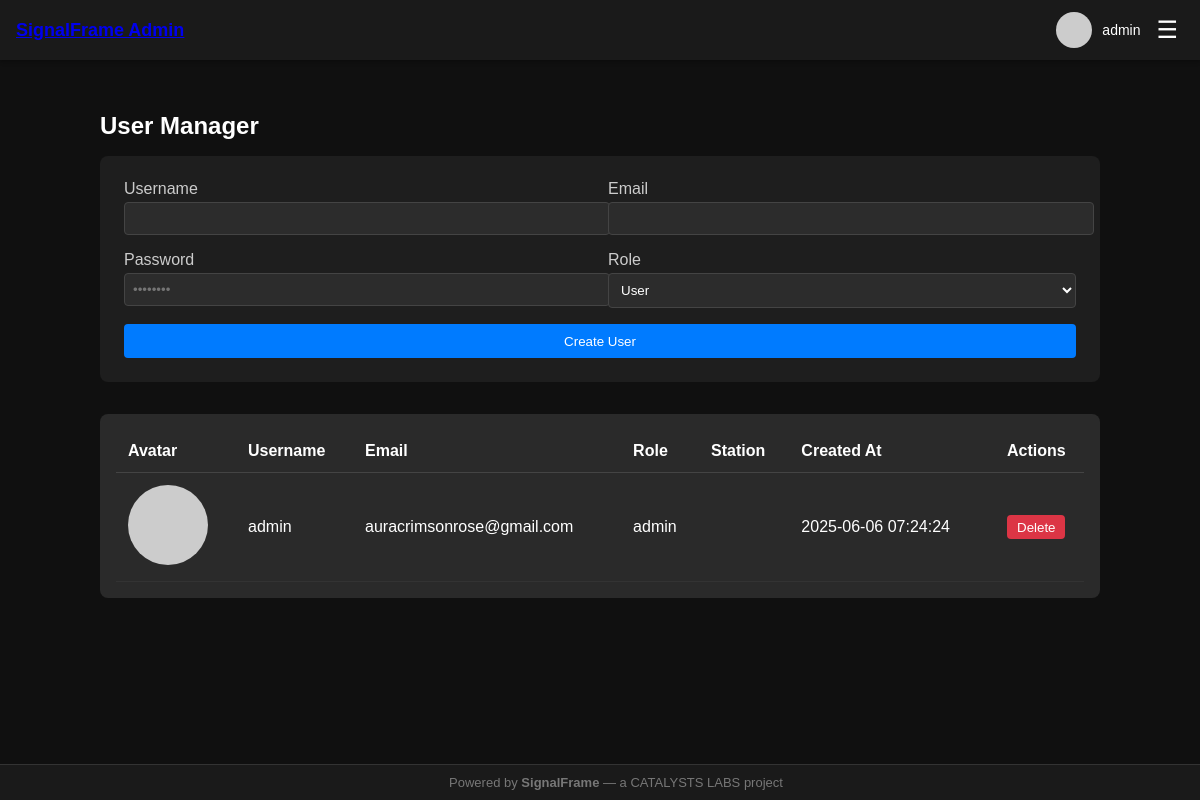
/admin/user-manager.php (signed in), run on the app's committed database.
### tables this page shows
CREATE TABLE users (
                id            INTEGER PRIMARY KEY AUTOINCREMENT,
                username      TEXT    NOT NULL UNIQUE,
                email         TEXT    NOT NULL UNIQUE,
                password_hash TEXT    NOT NULL,
                role          TEXT    NOT NULL,
                station_id    INTEGER DEFAULT NULL,
                api_token     TEXT    DEFAULT NULL,
                created_at    DATETIME DEFAULT CURRENT_TIMESTAMP
            );

### admin/user-manager.php (the view, shortened to what this page needs)
<?php
$pdo = getDbConnection();
$usersStmt = $pdo->query("
    SELECT id, username, email, role, station_id, created_at
    FROM users
    ORDER BY created_at DESC
");
$allUsers = $usersStmt->fetchAll(PDO::FETCH_ASSOC);
?>
<div class="container" style="max-width: 1000px; margin: 2rem auto;">
    <h2 style="margin-bottom: 1rem;">User Manager</h2>
    <div class="form-card" style="background: #1e1e1e; padding: 1.5rem; border-radius: 8px; margin-bottom: 2rem;">
        <form method="POST" action="/admin/user-manager.php" style="display: grid; gap: 1rem;">
            <div style="display: flex; gap: 1rem;">
                <div style="flex: 1;">
                    <label for="new_username" style="display: block; margin-bottom: 0.25rem; color: #ccc;">Username</label>
                    <input
                        type="text"
                        id="new_username"
                        name="new_username"
                        required
                        style="width: 100%; padding: 0.5rem; background: #2c2c2c; border: 1px solid #444; border-radius: 4px; color: #fff;"
                    >
                </div>
                <div style="flex: 1;">
                    <label for="new_email" style="display: block; margin-bottom: 0.25rem; color: #ccc;">Email</label>
                    <input
                        type="email"
                        id="new_email"
                        name="new_email"
                        required
                        style="width: 100%; padding: 0.5rem; background: #2c2c2c; border: 1px solid #444; border-radius: 4px; color: #fff;"
                    >
                </div>
            </div>
            <div style="display: flex; gap: 1rem;">
                <div style="flex: 1;">
                    <label for="new_password" style="display: block; margin-bottom: 0.25rem; color: #ccc;">Password</label>
                    <input
                        type="password"
                        id="new_password"
                        name="new_password"
                        minlength="8"
                        placeholder="••••••••"
                        required
                        style="width: 100%; padding: 0.5rem; background: #2c2c2c; border: 1px solid #444; border-radius: 4px; color: #fff;"
                    >
                </div>
                <div style="flex: 1;">
                    <label for="new_role" style="display: block; margin-bottom: 0.25rem; color: #ccc;">Role</label>
                    <select
                        id="new_role"
                        name="new_role"
                        style="width: 100%; padding: 0.5rem; background: #2c2c2c; border: 1px solid #444; border-radius: 4px; color: #fff;"
                    >
                        <option value="user" selected>User</option>
                    </select>
                </div>
            </div>
            <button
                type="submit"
                name="create_user"
                class="btn btn-primary"
                style="padding: 0.6rem 1.2rem; background: #007bff; border: none; border-radius: 4px; color: #fff;"
            >
                Create User
            </button>
        </form>
    </div>
    <div class="table-responsive" style="background: #2a2a2a; padding: 1rem; border-radius: 8px;">
        <table style="width: 100%; border-collapse: collapse; color: #fff;">
            <thead>
                <tr style="border-bottom: 1px solid #444;">
                    <th style="padding: 0.75rem; text-align: left;">Avatar</th>
                    <th style="padding: 0.75rem; text-align: left;">Username</th>
                    <th style="padding: 0.75rem; text-align: left;">Email</th>
                    <th style="padding: 0.75rem; text-align: left;">Role</th>
                    <th style="padding: 0.75rem; text-align: left;">Station</th>
                    <th style="padding: 0.75rem; text-align: left;">Created At</th>
                    <th style="padding: 0.75rem; text-align: center;">Actions</th>
                </tr>
            </thead>
            <tbody>
                <?php if (empty($allUsers)): ?>
                    <tr>
                        <td colspan="7" style="padding: 1rem; text-align: center; color: #999;">
                            No users found.
                        </td>
                    </tr>
                <?php else: ?>
                    <?php foreach ($allUsers as $u): ?>
                        <?php
                            $hash = md5(strtolower(trim($u['email'])));
                            $stationName = '';
                        ?>
                        <tr style="border-bottom: 1px solid #333;">
                            <td style="padding: 0.75rem;">
                                <img
                                    src="https://www.gravatar.com/avatar/<?= $hash ?>?s=32&d=identicon"
                                    alt="Avatar"
                                    style="border-radius: 50%;"
                                >
                            </td>
                            <td style="padding: 0.75rem;"><?= htmlspecialchars($u['username']) ?></td>
                            <td style="padding: 0.75rem;"><?= htmlspecialchars($u['email']) ?></td>
                            <td style="padding: 0.75rem;"><?= htmlspecialchars($u['role']) ?></td>
                            <td style="padding: 0.75rem;"><?= htmlspecialchars($stationName) ?></td>
                            <td style="padding: 0.75rem;"><?= htmlspecialchars($u['created_at']) ?></td>
                            <td style="padding: 0.75rem; text-align: center;">
                                <form method="POST" action="/admin/user-manager.php"
                                      onsubmit="return confirm('Delete this user?');"
                                      style="display: inline;">
                                    <button type="submit" name="delete_user" class="btn btn-danger"
                                            style="padding: 0.3rem 0.6rem; background: #dc3545; border: none; border-radius: 4px; color: #fff;">
                                        Delete
                                    </button>
                                </form>
                            </td>
                        </tr>
                    <?php endforeach; ?>
                <?php endif; ?>
            </tbody>
        </table>
    </div>
</div>
<?php
include __DIR__ . '/_template.php';

### admin/_nav.php (shortened to what this page needs)
<?php
$pdo = getDbConnection();
$userId = $_SESSION['user']['id'];
$stmt = $pdo->prepare('SELECT username, email FROM users WHERE id = ?');
$stmt->execute([$userId]);
$userRow = $stmt->fetch(PDO::FETCH_ASSOC);
$username = htmlspecialchars($userRow['username']);
$email    = strtolower(trim($userRow['email']));
$hash     = md5($email);
$pfpUrl   = "https://www.gravatar.com/avatar/{$hash}?s=32&d=identicon";
?>
<div class="header">
  <div class="header-left">
    <a href="/admin/index.php" class="logo">SignalFrame Admin</a>
  </div>
  <div class="header-right">
    <div class="user-info">
      <a href="/admin/account.php">
        <img src="<?php echo $pfpUrl; ?>" alt="Profile Picture" class="avatar">
      </a>
      <span><?php echo $username; ?></span>
    </div>
    <button class="hamburger" onclick="toggleMenu()">☰</button>
  </div>
</div>

### admin/assets/admin-style.css (style rules this page uses)
body { margin: 0; padding-top: 60px; font-family: sans-serif; background-color: #101010; color: #fff; padding-bottom: 60px; }
.header { position: fixed; top: 0; width: 100%; height: 60px; background-color: #1a1a1a; display: flex; justify-content: space-between; align-items: center; padding: 0 16px; box-shadow: 0 2px 4px rgba(0,0,0,0.3); z-index: 999; box-sizing: border-box; }
.logo { font-size: 18px; font-weight: bold; }
.header-right { display: flex; align-items: center; gap: 10px; }
.user-info { display: flex; align-items: center; gap: 10px; }
.user-info img { width: 36px; height: 36px; border-radius: 50%; object-fit: cover; flex-shrink: 0; display: block; }
.user-info span { font-size: 14px; max-width: 100px; overflow: hidden; text-overflow: ellipsis; white-space: nowrap; color: white; }
.hamburger { font-size: 24px; cursor: pointer; color: white; background: none; border: none; }

### data on the page
users: username "admin", email "auracrimsonrose@gmail.com", role "admin", created_at "2025-06-06 07:24:24"
